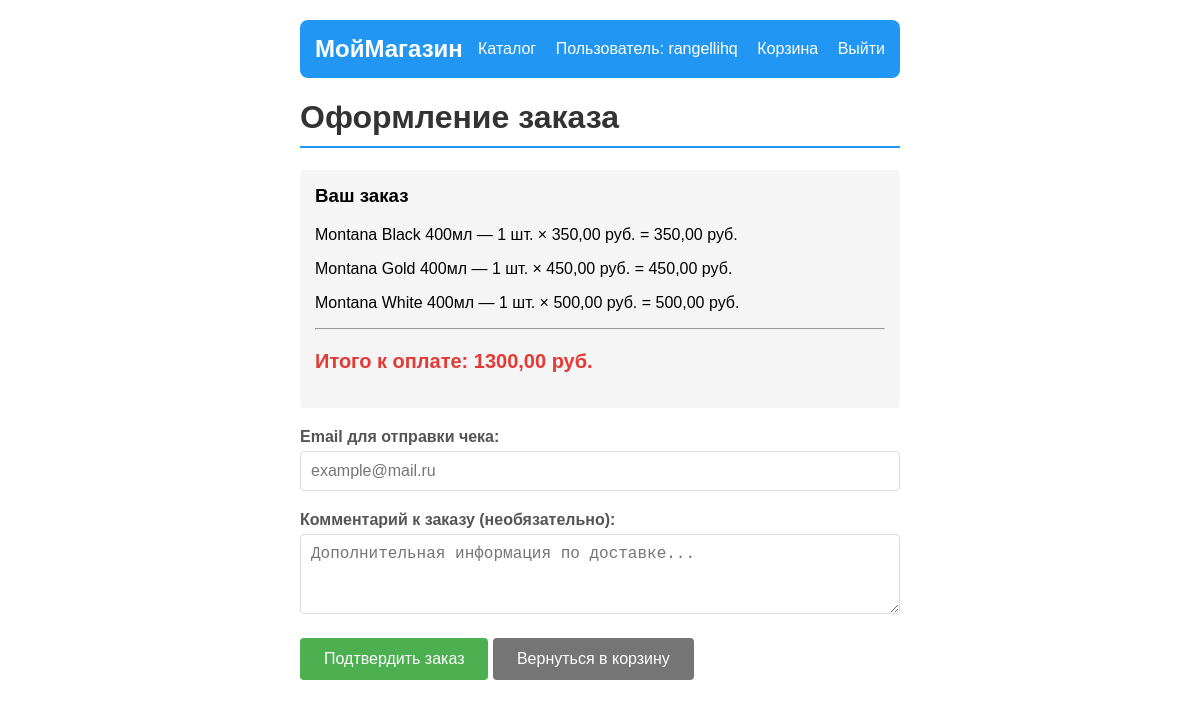
The app's page /shop/checkout/ (signed in), older data.
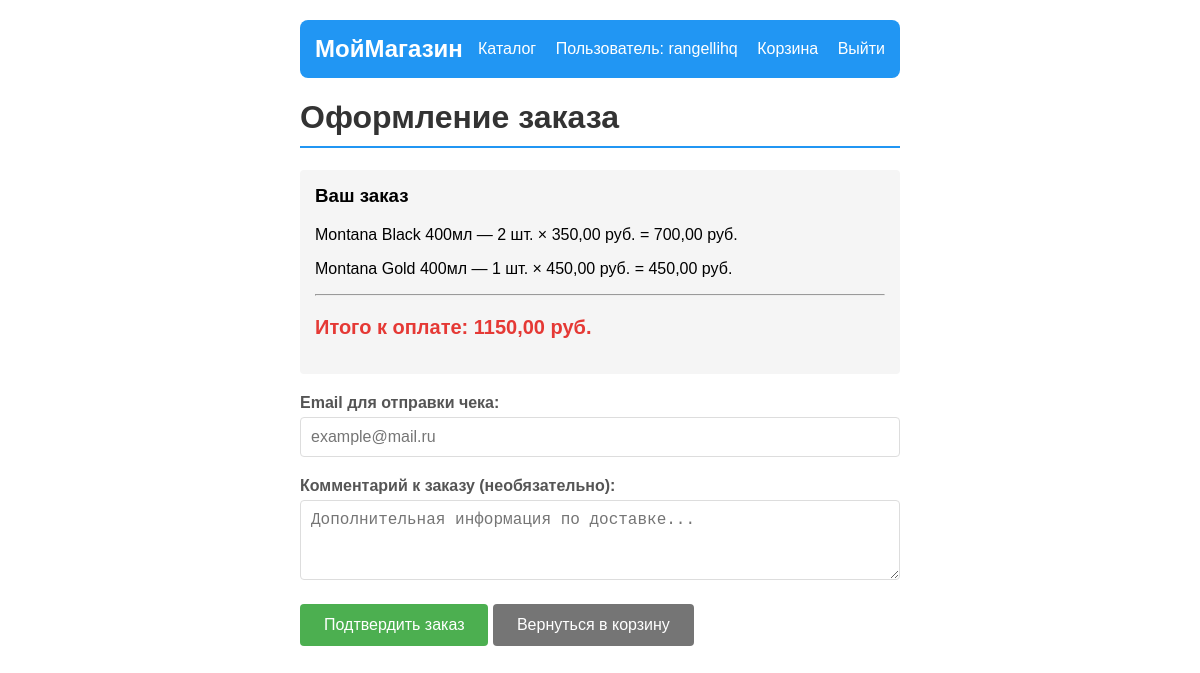
The same page, newer data.
### shop/models.py (models this page shows, shortened)
class CartsElement(models.Model):
    cart=models.ForeignKey(Cart,on_delete=models.CASCADE)
    product=models.ForeignKey(Product,on_delete=models.CASCADE)
    quantity=models.PositiveIntegerField(default=1)
    def elements_price(self):
        return self.product.price*self.quantity

class Product(models.Model):
    name=models.CharField(max_length=200)
    description=models.TextField()
    products_photo=models.ImageField()
    price=models.DecimalField(decimal_places=2,max_digits=10)
    quantity=models.IntegerField()
    category=models.ForeignKey(ProductCategory,on_delete=models.CASCADE)
    manufacter=models.ForeignKey(Manufacter,on_delete=models.CASCADE)

### shop/views.py (the view)
# urls.py: path('checkout/', views.checkout, name='checkout'),
@login_required
def checkout(request):
    if request.method == 'POST':
        subject = request.user.username
        message = f"Спасибо за покупку {request.user.username}"
        from_email = settings.EMAIL_HOST_USER
        to_email = request.POST.get('email')
        email = EmailMessage(
            subject=subject,
            body=message,
            from_email=from_email,
            to=[to_email],
        )
        cart = Cart.objects.filter(user_id=request.user.id).first()
        items = list(CartsElement.objects.filter(cart=cart)) if cart else []
        if items:
            general_price = cart.general_price()
            order = Order.objects.create(
                user=request.user,
                total_price=general_price,
                status='NEW'
            )
            for item in items:
                OrderItem.objects.create(
                    order=order,
                    product=item.product,
                    quantity=item.quantity,
                    price=item.product.price
                )
            excel_file = generate_receipt(user=request.user, items=items, total_price=general_price)
            email.attach("receipt.xlsx", excel_file.read(), 'application/vnd.openxmlformats-officedocument.spreadsheetml.sheet')
            email.send()
            CartsElement.objects.filter(cart=cart).delete()
        return redirect('/shop/cart/')
    else:
        cart = Cart.objects.filter(user_id=request.user.id).first()
        items = CartsElement.objects.filter(cart=cart) if cart else []
        general_price = cart.general_price() if cart else 0
        return render(request, 'checkout.html', {'items': items, 'general_price': general_price})

### shop/models.py (called while the page is built)
    def general_price(self):
        items=self.cartselement_set.all()
        price=sum(item.product.price*item.quantity for item in items)
        return price

### shop/templates/checkout.html (shortened to what this page needs)
<!DOCTYPE html>
<html lang="ru">
<head>
</head>
<body>
    <div class="header-nav">
        <div class="header-brand">
            <a href="/shop/">МойМагазин</a>
        </div>
        <div class="header-links">
            <a href="/shop/catalog/">Каталог</a>
            <span class="user-info">Пользователь: {{ user.username }}</span>
            <a href="/shop/cart/">Корзина</a>
            <a href="/shop/logout/">Выйти</a>
        </div>
    </div>
    <h1>Оформление заказа</h1>
    <div class="order-summary">
        <h3>Ваш заказ</h3>
        {% for item in items %}
            <p>{{ item.product.name }} — {{ item.quantity }} шт. × {{ item.product.price }} руб. = {{ item.elements_price }} руб.</p>
        {% endfor %}
        <hr>
        <p class="total">Итого к оплате: {{ general_price }} руб.</p>
    </div>
    <form method="post">
        <div class="form-group">
            <label for="email">Email для отправки чека:</label>
            <input type="email" name="email" id="email" placeholder="example@mail.ru" value="{{ user.email }}" required>
        </div>
        <div class="form-group">
            <label for="comment">Комментарий к заказу (необязательно):</label>
            <textarea name="comment" id="comment" placeholder="Дополнительная информация по доставке..."></textarea>
        </div>
        <p>
            <button type="submit" class="btn">Подтвердить заказ</button>
            <a href="/shop/cart/" class="btn btn-back">Вернуться в корзину</a>
        </p>
    </form>
</body>
</html>

Row changes from the older to the newer data that the page shows:
removed CartsElement: product.name "Montana White 400мл", quantity "1", product.price "500,00", elements_price "500,00"
changed CartsElement "Montana Black 400мл": quantity "1" → "2"; elements_price "350,00" → "700,00"
Text that changed along with them:
{{ general_price }}: "1300,00" → "1150,00"
